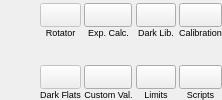
           <widget class="QWidget" name="toolsLayout" native="true">
            <layout class="QGridLayout" name="gridLayout" rowstretch="0,0,0,0,0">
             <property name="leftMargin">
              <number>0</number>
             </property>
             <property name="topMargin">
              <number>3</number>
             </property>
             <property name="rightMargin">
              <number>0</number>
             </property>
             <property name="bottomMargin">
              <number>0</number>
             </property>
             <property name="horizontalSpacing">
              <number>3</number>
             </property>
             <property name="verticalSpacing">
              <number>0</number>
             </property>
             <item row="1" column="5">
              <widget class="QLabel" name="darksLibraryLabel">
               <property name="font">
                <font>
                 <pointsize>7</pointsize>
                </font>
               </property>
               <property name="text">
                <string>Dark Lib.</string>
               </property>
               <property name="alignment">
                <set>Qt::AlignCenter</set>
               </property>
              </widget>
             </item>
             <item row="1" column="3">
              <widget class="QLabel" name="rotatorLabel">
               <property name="font">
                <font>
                 <pointsize>7</pointsize>
                </font>
               </property>
               <property name="text">
                <string>Rotator</string>
               </property>
               <property name="alignment">
                <set>Qt::AlignCenter</set>
               </property>
              </widget>
             </item>
             <item row="2" column="4">
              <spacer name="verticalSpacer_2">
               <property name="orientation">
                <enum>Qt::Vertical</enum>
               </property>
               <property name="sizeHint" stdset="0">
                <size>
                 <width>20</width>
                 <height>6</height>
                </size>
               </property>
              </spacer>
             </item>
             <item row="0" column="3">
              <widget class="QPushButton" name="rotatorB">
               <property name="enabled">
                <bool>false</bool>
               </property>
               <property name="sizePolicy">
                <sizepolicy hsizetype="Preferred" vsizetype="Preferred">
                 <horstretch>0</horstretch>
                 <verstretch>0</verstretch>
                </sizepolicy>
               </property>
               <property name="minimumSize">
                <size>
                 <width>24</width>
                 <height>24</height>
                </size>
               </property>
               <property name="maximumSize">
                <size>
                 <width>48</width>
                 <height>28</height>
                </size>
               </property>
               <property name="toolTip">
                <string>Rotator Control</string>
               </property>
               <property name="text">
                <string/>
               </property>
               <property name="icon">
                <iconset theme="rotation-allowed"/>
               </property>
               <property name="iconSize">
                <size>
                 <width>28</width>
                 <height>28</height>
                </size>
               </property>
              </widget>
             </item>
             <item row="1" column="4">
              <widget class="QLabel" name="exposureCalculationLabel">
               <property name="font">
                <font>
                 <pointsize>7</pointsize>
                </font>
               </property>
               <property name="text">
                <string>Exp. Calc.</string>
               </property>
               <property name="alignment">
                <set>Qt::AlignCenter</set>
               </property>
              </widget>
             </item>
             <item row="0" column="5">
              <widget class="QPushButton" name="darkLibraryB">
               <property name="sizePolicy">
                <sizepolicy hsizetype="Preferred" vsizetype="Preferred">
                 <horstretch>0</horstretch>
                 <verstretch>0</verstretch>
                </sizepolicy>
               </property>
               <property name="maximumSize">
                <size>
                 <width>48</width>
                 <height>28</height>
                </size>
               </property>
               <property name="toolTip">
                <string>Create and manage Dark Library</string>
               </property>
               <property name="text">
                <string/>
               </property>
               <property name="icon">
                <iconset theme="lighttable"/>
               </property>
               <property name="iconSize">
                <size>
                 <width>28</width>
                 <height>28</height>
                </size>
               </property>
              </widget>
             </item>
             <item row="0" column="4">
              <widget class="QPushButton" name="exposureCalcB">
               <property name="sizePolicy">
                <sizepolicy hsizetype="Preferred" vsizetype="Preferred">
                 <horstretch>0</horstretch>
                 <verstretch>0</verstretch>
                </sizepolicy>
               </property>
               <property name="minimumSize">
                <size>
                 <width>24</width>
                 <height>24</height>
                </size>
               </property>
               <property name="maximumSize">
                <size>
                 <width>48</width>
                 <height>28</height>
                </size>
               </property>
               <property name="toolTip">
                <string>&lt;html&gt;&lt;head/&gt;&lt;body&gt;&lt;p&gt;Exposure calculator&lt;/p&gt;&lt;/body&gt;&lt;/html&gt;</string>
               </property>
               <property name="text">
                <string/>
               </property>
               <property name="icon">
                <iconset theme="clock"/>
               </property>
               <property name="iconSize">
                <size>
                 <width>28</width>
                 <height>28</height>
                </size>
               </property>
              </widget>
             </item>
             <item row="0" column="6">
              <widget class="QPushButton" name="calibrationB">
               <property name="enabled">
                <bool>true</bool>
               </property>
               <property name="sizePolicy">
                <sizepolicy hsizetype="Preferred" vsizetype="Preferred">
                 <horstretch>0</horstretch>
                 <verstretch>0</verstretch>
                </sizepolicy>
               </property>
               <property name="minimumSize">
                <size>
                 <width>24</width>
                 <height>24</height>
                </size>
               </property>
               <property name="maximumSize">
                <size>
                 <width>48</width>
                 <height>28</height>
                </size>
               </property>
               <property name="toolTip">
                <string>Dark &amp; Flat frames automatic calibration options</string>
               </property>
               <property name="text">
                <string/>
               </property>
               <property name="icon">
                <iconset theme="lighttable"/>
               </property>
               <property name="iconSize">
                <size>
                 <width>28</width>
                 <height>28</height>
                </size>
               </property>
              </widget>
             </item>
             <item row="1" column="6">
              <widget class="QLabel" name="calibrationLabel">
               <property name="font">
                <font>
                 <pointsize>7</pointsize>
                </font>
               </property>
               <property name="text">
                <string>Calibration</string>
               </property>
               <property name="alignment">
                <set>Qt::AlignCenter</set>
               </property>
              </widget>
             </item>
             <item row="3" column="3">
              <widget class="QPushButton" name="generateDarkFlatsB">
               <property name="enabled">
                <bool>false</bool>
               </property>
               <property name="sizePolicy">
                <sizepolicy hsizetype="Preferred" vsizetype="Preferred">
                 <horstretch>0</horstretch>
                 <verstretch>0</verstretch>
                </sizepolicy>
               </property>
               <property name="minimumSize">
                <size>
                 <width>24</width>
                 <height>24</height>
                </size>
               </property>
               <property name="maximumSize">
                <size>
                 <width>48</width>
                 <height>28</height>
                </size>
               </property>
               <property name="toolTip">
                <string>&lt;html&gt;&lt;head/&gt;&lt;body&gt;&lt;p&gt;Generate Dark Flats after adding Flat frames to the sequence queue.&lt;/p&gt;&lt;/body&gt;&lt;/html&gt;</string>
               </property>
               <property name="text">
                <string/>
               </property>
               <property name="icon">
                <iconset theme="tools-wizard"/>
               </property>
               <property name="iconSize">
                <size>
                 <width>28</width>
                 <height>28</height>
                </size>
               </property>
              </widget>
             </item>
             <item row="4" column="3">
              <widget class="QLabel" name="darksFlatsLabel">
               <property name="font">
                <font>
                 <pointsize>7</pointsize>
                </font>
               </property>
               <property name="text">
                <string>Dark Flats</string>
               </property>
               <property name="alignment">
                <set>Qt::AlignCenter</set>
               </property>
              </widget>
             </item>
             <item row="3" column="4">
              <widget class="QPushButton" name="customValuesB">
               <property name="sizePolicy">
                <sizepolicy hsizetype="Preferred" vsizetype="Preferred">
                 <horstretch>0</horstretch>
                 <verstretch>0</verstretch>
                </sizepolicy>
               </property>
               <property name="minimumSize">
                <size>
                 <width>24</width>
                 <height>24</height>
                </size>
               </property>
               <property name="maximumSize">
                <size>
                 <width>48</width>
                 <height>28</height>
                </size>
               </property>
               <property name="toolTip">
                <string>Manage INDI sequence properties</string>
               </property>
               <property name="text">
                <string/>
               </property>
               <property name="icon">
                <iconset theme="document-properties"/>
               </property>
               <property name="iconSize">
                <size>
                 <width>28</width>
                 <height>28</height>
                </size>
               </property>
              </widget>
             </item>
             <item row="4" column="4">
              <widget class="QLabel" name="customValuesLabel">
               <property name="font">
                <font>
                 <pointsize>7</pointsize>
                </font>
               </property>
               <property name="text">
                <string>Custom Val.</string>
               </property>
               <property name="alignment">
                <set>Qt::AlignCenter</set>
               </property>
              </widget>
             </item>
             <item row="3" column="5">
              <widget class="QPushButton" name="limitsB">
               <property name="maximumSize">
                <size>
                 <width>48</width>
                 <height>28</height>
                </size>
               </property>
               <property name="toolTip">
                <string>Configure Guide &amp; Focus limits</string>
               </property>
               <property name="text">
                <string/>
               </property>
               <property name="icon">
                <iconset theme="firewall-applet-panic"/>
               </property>
               <property name="iconSize">
                <size>
                 <width>28</width>
                 <height>28</height>
                </size>
               </property>
              </widget>
             </item>
             <item row="4" column="5">
              <widget class="QLabel" name="limitsLabel">
               <property name="font">
                <font>
                 <pointsize>7</pointsize>
                </font>
               </property>
               <property name="text">
                <string>Limits</string>
               </property>
               <property name="alignment">
                <set>Qt::AlignCenter</set>
               </property>
              </widget>
             </item>
             <item row="3" column="6">
              <widget class="QPushButton" name="scriptManagerB">
               <property name="sizePolicy">
                <sizepolicy hsizetype="Minimum" vsizetype="Preferred">
                 <horstretch>0</horstretch>
                 <verstretch>0</verstretch>
                </sizepolicy>
               </property>
               <property name="maximumSize">
                <size>
                 <width>48</width>
                 <height>28</height>
                </size>
               </property>
               <property name="toolTip">
                <string>Manage sequence scripts</string>
               </property>
               <property name="text">
                <string/>
               </property>
               <property name="icon">
                <iconset theme="dialog-scripts"/>
               </property>
               <property name="iconSize">
                <size>
                 <width>28</width>
                 <height>28</height>
                </size>
               </property>
              </widget>
             </item>
             <item row="4" column="6">
              <widget class="QLabel" name="scriptsLabel">
               <property name="font">
                <font>
                 <pointsize>7</pointsize>
                </font>
               </property>
               <property name="text">
                <string>Scripts</string>
               </property>
               <property name="alignment">
                <set>Qt::AlignCenter</set>
               </property>
              </widget>
             </item>
             <item row="0" column="0">
              <spacer name="horizontalSpacer_7">
               <property name="orientation">
                <enum>Qt::Horizontal</enum>
               </property>
               <property name="sizeHint" stdset="0">
                <size>
                 <width>40</width>
                 <height>20</height>
                </size>
               </property>
              </spacer>
             </item>
            </layout>
           </widget>
